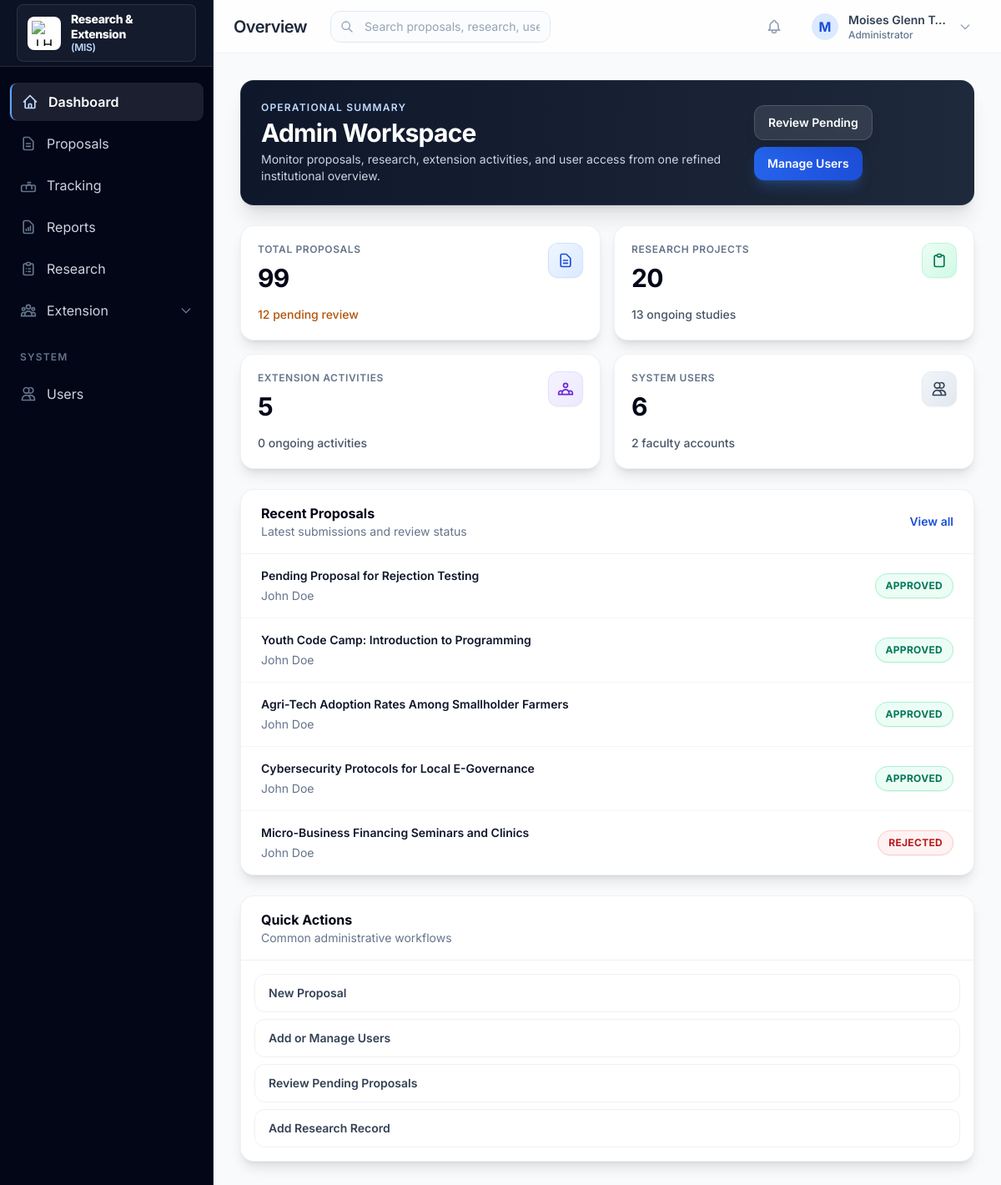
The page /dashboard/dashboard/ (signed in) on the database as committed earlier.
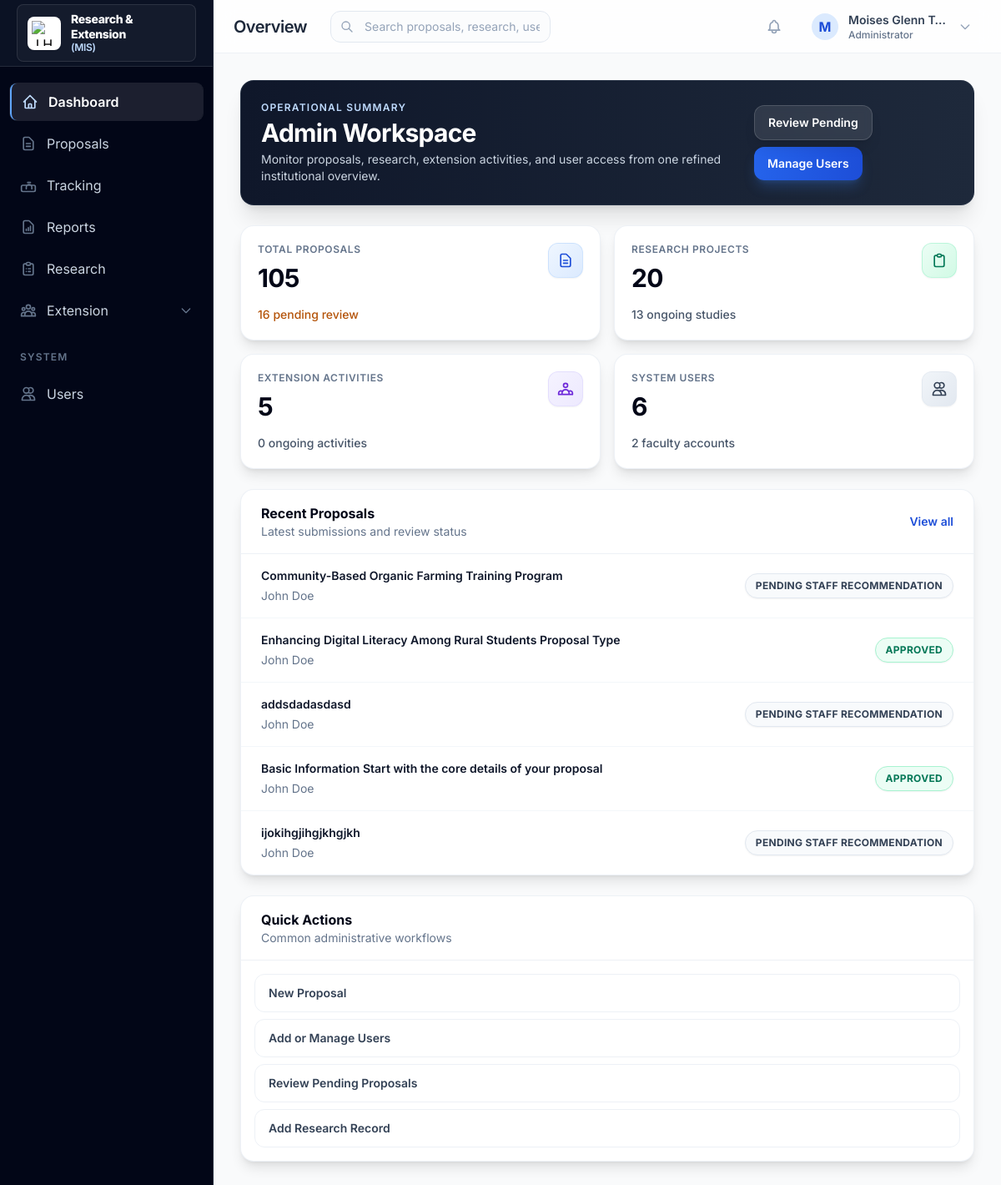
The same page on the database as committed later.
### proposals/models.py (models this page shows, shortened)
class Proposal(models.Model):
    title = models.CharField(max_length=255)
    abstract = models.TextField()
    full_description = models.TextField()
    proposal_type = models.CharField(
        max_length=20,
        choices=ProposalType.choices,
        default=ProposalType.RESEARCH
    )
    faculty_author = models.ForeignKey(
        settings.AUTH_USER_MODEL,
        on_delete=models.CASCADE,
        related_name='proposals_authored'
    )
    submitted_by = models.ForeignKey(
        settings.AUTH_USER_MODEL,
        on_delete=models.SET_NULL,
        null=True,
        blank=True,
        related_name='proposals_submitted'
    )
    submitted_on_behalf = models.BooleanField(default=False)
    research_staff = models.ForeignKey(
        settings.AUTH_USER_MODEL,
        on_delete=models.SET_NULL,
        null=True,
        blank=True,
        related_name='proposals_research'
    )
    date_submitted = models.DateTimeField(auto_now_add=True)
    date_updated = models.DateTimeField(auto_now=True)
    proposal_document = models.FileField(upload_to='proposals/documents/', blank=True, null=True)
    budget_pdf = models.FileField(upload_to='proposals/budgets/', blank=True, null=True)
    supporting_image = models.ImageField(upload_to='proposals/images/', blank=True, null=True)
    status = models.CharField(
        max_length=30,
        choices=ProposalStatus.choices,
        default=ProposalStatus.PENDING_RECOMMENDATION
    )
    recommended_by = models.ForeignKey(
        settings.AUTH_USER_MODEL,
        on_delete=models.SET_NULL,
        null=True,
        blank=True,
        related_name='proposals_recommended'
    )
    recommendation_notes = models.TextField(blank=True)
    recommended_at = models.DateTimeField(blank=True, null=True)
    reviewed_by = models.ForeignKey(
        settings.AUTH_USER_MODEL,
        on_delete=models.SET_NULL,
        null=True,
        blank=True,
        related_name='proposals_reviewed'
    )
    review_notes = models.TextField(blank=True)
    reviewed_at = models.DateTimeField(blank=True, null=True)
    project_progress_status = models.CharField(
        max_length=20,
        choices=ProjectProgressStatus.choices,
        blank=True
    )
    progress_report = models.FileField(upload_to='proposals/progress_reports/', blank=True, null=True)
    abstract_document = models.FileField(upload_to='proposals/abstracts/', blank=True, null=True)
    certificate_of_appearance = models.FileField(upload_to='proposals/certificates/', blank=True, null=True)
    certificate_of_participation = models.FileField(upload_to='proposals/certificates/', blank=True, null=True)
    conference_proceedings = models.FileField(upload_to='proposals/proceedings/', blank=True, null=True)
    full_paper = models.FileField(upload_to='proposals/full_papers/', blank=True, null=True)
    certificate_of_publication = models.FileField(upload_to='proposals/certificates/', blank=True, null=True)
    class Meta:
        ordering = ['-date_submitted']
        verbose_name = 'Proposal'
        verbose_name_plural = 'Proposals'

### users/models.py (models this page shows, shortened)
class CustomUser(AbstractUser):
    ROLE_CHOICES = UserRole.choices
    DEPARTMENT_CHOICES = Department.choices
    role = models.CharField(
        max_length=30,
        choices=UserRole.choices,
        default=UserRole.FACULTY
    )
    employee_id = models.CharField(max_length=50, blank=True)
    department = models.CharField(
        max_length=100,
        choices=Department.choices,
        blank=True
    )
    phone = models.CharField(max_length=20, blank=True)
    created_at = models.DateTimeField(auto_now_add=True)
    updated_at = models.DateTimeField(auto_now=True)
    class Meta:
        verbose_name = 'User'
        verbose_name_plural = 'Users'
    @property
    def is_admin(self):
        return self.role == UserRole.ADMIN or self.is_superuser
    @property
    def is_research_extension_staff(self):
        return self.role == UserRole.RESEARCH_EXTENSION_STAFF
    @property
    def is_research_staff(self):
        return self.is_research_extension_staff
    @property
    def is_extension_staff(self):
        return self.is_research_extension_staff

### portal/views.py (the view)
# urls.py: path('dashboard/', views.dashboard, name='dashboard'),
@login_required
def dashboard(request: HttpRequest) -> HttpResponse:
    user = request.user
    if user.is_admin:
        return admin_dashboard(request)
    elif user.is_faculty:
        return faculty_dashboard(request)
    elif user.is_research_extension_staff:
        return research_extension_dashboard(request)
    return redirect('login')

### core/context_processors.py (called while the page is built, shortened)
def user_notifications(request):
    notifications = []
    unread_count = 0
    if request.user.is_authenticated:
        user = request.user
        if user.is_admin:
            recommended_count = Proposal.objects.filter(status=ProposalStatus.RECOMMENDED_APPROVAL).count()
    return {
        'user_notifications': notifications,
        'notification_count': unread_count,
    }

### templates/portal/admin_dashboard.html (shortened to what the changed rows need)
{% extends 'base.html' %}
{% block page_title %}Overview{% endblock %}
{% block content %}
<section data-dashboard-shell data-dashboard-variant="executive-clean" class="space-y-6">
    <div class="overflow-hidden rounded-2xl bg-gradient-to-r from-slate-900 to-slate-800 shadow-xl border border-slate-700/50">
        <div class="flex flex-col gap-4 px-6 py-6 sm:flex-row sm:items-center sm:justify-between">
            <div>
                <h1 class="mt-1 text-2xl md:text-3xl font-bold tracking-tight text-white">Admin Workspace</h1>
            </div>
        </div>
    </div>
    <div class="grid grid-cols-1 gap-4 sm:grid-cols-2 xl:grid-cols-4">
        <div class="metric-card rounded-2xl border border-slate-200/60 bg-white p-5 shadow-lg hover:shadow-xl transition-shadow">
            <div class="flex items-start justify-between gap-4">
                <div>
                    <p class="text-xs font-semibold uppercase tracking-wider text-slate-500">Total Proposals</p>
                    <p class="mt-2 text-3xl font-bold tracking-tight text-slate-950">{{ total_proposals }}</p>
                </div>
                <div class="rounded-xl bg-gradient-to-br from-blue-50 to-blue-100 p-2.5 text-blue-700 border border-blue-200/60 shadow-sm">
                </div>
            </div>
            <p class="mt-4 text-sm font-medium text-amber-700">{{ pending_proposals }} pending review</p>
        </div>
    </div>
    <div class="grid grid-cols-1 gap-6 xl:grid-cols-3">
        <div class="rounded-2xl border border-slate-200/60 bg-white shadow-lg xl:col-span-2">
            <div class="flex items-center justify-between border-b border-slate-200/60 px-6 py-4">
                <div>
                    <h2 class="text-base font-bold text-slate-950">Recent Proposals</h2>
                </div>
            </div>
            <div class="divide-y divide-slate-100/80">
                {% for proposal in recent_proposals %}
                <div class="flex flex-col gap-3 px-6 py-4 sm:flex-row sm:items-center sm:justify-between hover:bg-slate-50/50 transition-colors">
                    <div class="min-w-0">
                        <p class="truncate text-sm font-semibold text-slate-900">{{ proposal.title }}</p>
                        <p class="mt-1 text-sm text-slate-500">{{ proposal.faculty_author.get_full_name|default:proposal.faculty_author.username }}</p>
                    </div>
                    <span class="inline-flex w-fit items-center rounded-full px-3 py-1.5 text-xs font-bold uppercase tracking-wide border shadow-sm
                        {% if proposal.status == 'PENDING' %}bg-amber-50 text-amber-700 border-amber-200
                        {% elif proposal.status == 'APPROVED' %}bg-emerald-50 text-emerald-700 border-emerald-200
                        {% elif proposal.status == 'REJECTED' %}bg-red-50 text-red-700 border-red-200
                        {% else %}bg-slate-50 text-slate-700 border-slate-200{% endif %}">
                        {{ proposal.get_status_display }}
                    </span>
                </div>
                {% endfor %}
            </div>
        </div>
        <div class="rounded-2xl border border-slate-200/60 bg-white shadow-lg">
            <div class="border-b border-slate-200/60 px-6 py-4">
                <h2 class="text-base font-bold text-slate-950">Quick Actions</h2>
            </div>
        </div>
    </div>
</section>
{% endblock %}

Rows that differ between the two databases and show on the page:
no longer on this page (row unchanged): Proposal: title "Pending Proposal for Rejection Testing", faculty_author.get_full_name "John Doe", status "APPROVED"
no longer on this page (row unchanged): Proposal: title "Youth Code Camp: Introduction to Programming", faculty_author.get_full_name "John Doe", status "APPROVED"
no longer on this page (row unchanged): Proposal: title "Agri-Tech Adoption Rates Among Smallholder Farmers", faculty_author.get_full_name "John Doe", status "APPROVED"
no longer on this page (row unchanged): Proposal: title "Cybersecurity Protocols for Local E-Governance", faculty_author.get_full_name "John Doe", status "APPROVED"
no longer on this page (row unchanged): Proposal: title "Micro-Business Financing Seminars and Clinics", faculty_author.get_full_name "John Doe", status "REJECTED"
added Proposal: title "Community-Based Organic Farming Training Program", faculty_author.get_full_name "John Doe", status "PENDING STAFF RECOMMENDATION"
added Proposal: title "Enhancing Digital Literacy Among Rural Students Proposal Type", faculty_author.get_full_name "John Doe", status "APPROVED"
added Proposal: title "addsdadasdasd", faculty_author.get_full_name "John Doe", status "PENDING STAFF RECOMMENDATION"
added Proposal: title "Basic Information Start with the core details of your proposal", faculty_author.get_full_name "John Doe", status "APPROVED"
added Proposal: title "ijokihgjihgjkhgjkh", faculty_author.get_full_name "John Doe", status "PENDING STAFF RECOMMENDATION"
Other text that changed with them:
{{ total_proposals }}: "99" → "105"
{{ pending_proposals }}: "12" → "16"
